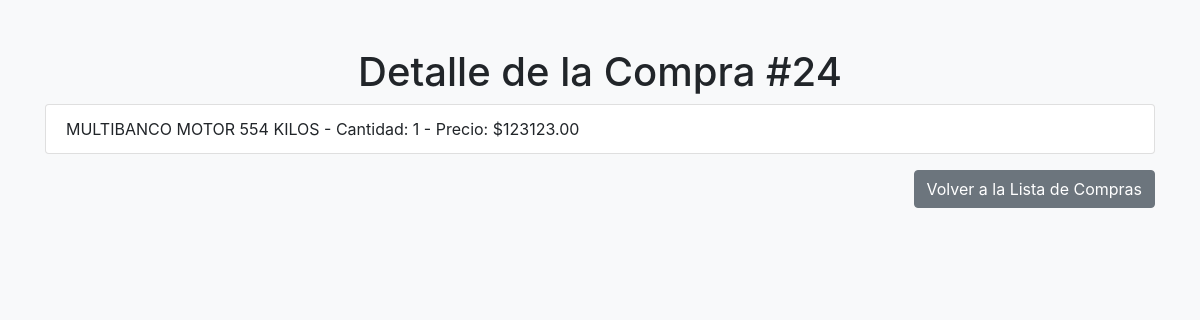
Page /miapp/compras/24/ (signed in) on the committed database.
### miapp/models.py (models this page shows, shortened)
class Compra(models.Model):
    usuario = models.ForeignKey(UsuarioAdmin, on_delete=models.CASCADE)
    productos = models.ManyToManyField(Producto, through='DetalleCompra')
    fecha = models.DateTimeField(auto_now_add=True)
    total = models.DecimalField(max_digits=10, decimal_places=2, default=0)

class DetalleCompra(models.Model):
    compra = models.ForeignKey(Compra, on_delete=models.CASCADE)
    producto = models.ForeignKey(Producto, on_delete=models.CASCADE)
    cantidad = models.PositiveIntegerField()

class Producto(models.Model):
    nombre = models.CharField(max_length=100)
    descripcion = models.TextField()
    precio = models.DecimalField(max_digits=10, decimal_places=2)
    imagen = models.ImageField(upload_to='productos/', blank=True, null=True)
    stock = models.IntegerField(default=0)  # Agregar el campo stock

### miapp/views.py (the view)
# urls.py: path('compras/<int:compra_id>/', detalle_compra, name='detalle_compra'),
@login_required
def detalle_compra(request, compra_id):
    compra = Compra.objects.get(id=compra_id)
    detalles = DetalleCompra.objects.filter(compra=compra)
    return render(request, 'detalle_compra.html', {'compra': compra, 'detalles': detalles})

### miapp/templates/detalle_compra.html (shortened to what this page needs)
<!DOCTYPE html>
<html lang="es">
<head>
    <link rel="stylesheet" href="https://stackpath.bootstrapcdn.com/bootstrap/4.5.2/css/bootstrap.min.css">
</head>
<body class="bg-light">
    <div class="container mt-5">
        <div class="row">
            <div class="col">
                <h1 class="text-center">Detalle de la Compra #{{ compra.id }}</h1>
                <ul class="list-group">
                    {% for detalle in detalles %}
                    <li class="list-group-item d-flex justify-content-between align-items-center">
                        <span>{{ detalle.producto.nombre }} - Cantidad: {{ detalle.cantidad }} - Precio: ${{ detalle.producto.precio }}</span>
                    </li>
                    {% endfor %}
                </ul>
                <div class="text-right mt-3">
                    <a href="{% url 'lista_compras' %}" class="btn btn-secondary">Volver a la Lista de Compras</a>
                </div>
            </div>
        </div>
    </div>
</body>
</html>

### rows in the picture
Compra: id "24"
DetalleCompra: producto.nombre "MULTIBANCO MOTOR 554 KILOS", cantidad "1", producto.precio "123123.00"
